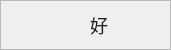
<?xml version="1.0" encoding="UTF-8"?>
<ui version="4.0">
 <class>NEFeedbackButton</class>
 <widget class="QWidget" name="NEFeedbackButton">
  <property name="geometry">
   <rect>
    <x>0</x>
    <y>0</y>
    <width>171</width>
    <height>50</height>
   </rect>
  </property>
  <property name="minimumSize">
   <size>
    <width>171</width>
    <height>50</height>
   </size>
  </property>
  <property name="maximumSize">
   <size>
    <width>171</width>
    <height>61</height>
   </size>
  </property>
  <property name="windowTitle">
   <string>Form</string>
  </property>
  <layout class="QVBoxLayout" name="verticalLayout">
   <property name="spacing">
    <number>0</number>
   </property>
   <property name="leftMargin">
    <number>0</number>
   </property>
   <property name="topMargin">
    <number>0</number>
   </property>
   <property name="rightMargin">
    <number>0</number>
   </property>
   <property name="bottomMargin">
    <number>0</number>
   </property>
   <item>
    <widget class="QFrame" name="frame">
     <property name="frameShape">
      <enum>QFrame::StyledPanel</enum>
     </property>
     <property name="frameShadow">
      <enum>QFrame::Raised</enum>
     </property>
     <layout class="QHBoxLayout" name="horizontalLayout">
      <property name="spacing">
       <number>6</number>
      </property>
      <property name="leftMargin">
       <number>0</number>
      </property>
      <property name="topMargin">
       <number>0</number>
      </property>
      <property name="rightMargin">
       <number>0</number>
      </property>
      <property name="bottomMargin">
       <number>0</number>
      </property>
      <item>
       <spacer name="horizontalSpacer">
        <property name="orientation">
         <enum>Qt::Horizontal</enum>
        </property>
        <property name="sizeHint" stdset="0">
         <size>
          <width>54</width>
          <height>20</height>
         </size>
        </property>
       </spacer>
      </item>
      <item>
       <widget class="QLabel" name="lblThumbIcon">
        <property name="minimumSize">
         <size>
          <width>21</width>
          <height>21</height>
         </size>
        </property>
        <property name="maximumSize">
         <size>
          <width>21</width>
          <height>21</height>
         </size>
        </property>
        <property name="styleSheet">
         <string notr="true">background-image: url(:/image/thumb-up.svg);</string>
        </property>
        <property name="text">
         <string/>
        </property>
       </widget>
      </item>
      <item>
       <widget class="QLabel" name="lblFeedback">
        <property name="styleSheet">
         <string notr="true">font-family: PingFangSC-Regular;
font-size: 18px;
color: #222222;
background-color: transparent;</string>
        </property>
        <property name="text">
         <string>好</string>
        </property>
       </widget>
      </item>
      <item>
       <spacer name="horizontalSpacer_2">
        <property name="orientation">
         <enum>Qt::Horizontal</enum>
        </property>
        <property name="sizeHint" stdset="0">
         <size>
          <width>54</width>
          <height>20</height>
         </size>
        </property>
       </spacer>
      </item>
     </layout>
    </widget>
   </item>
  </layout>
 </widget>
 <resources/>
 <connections/>
</ui>
